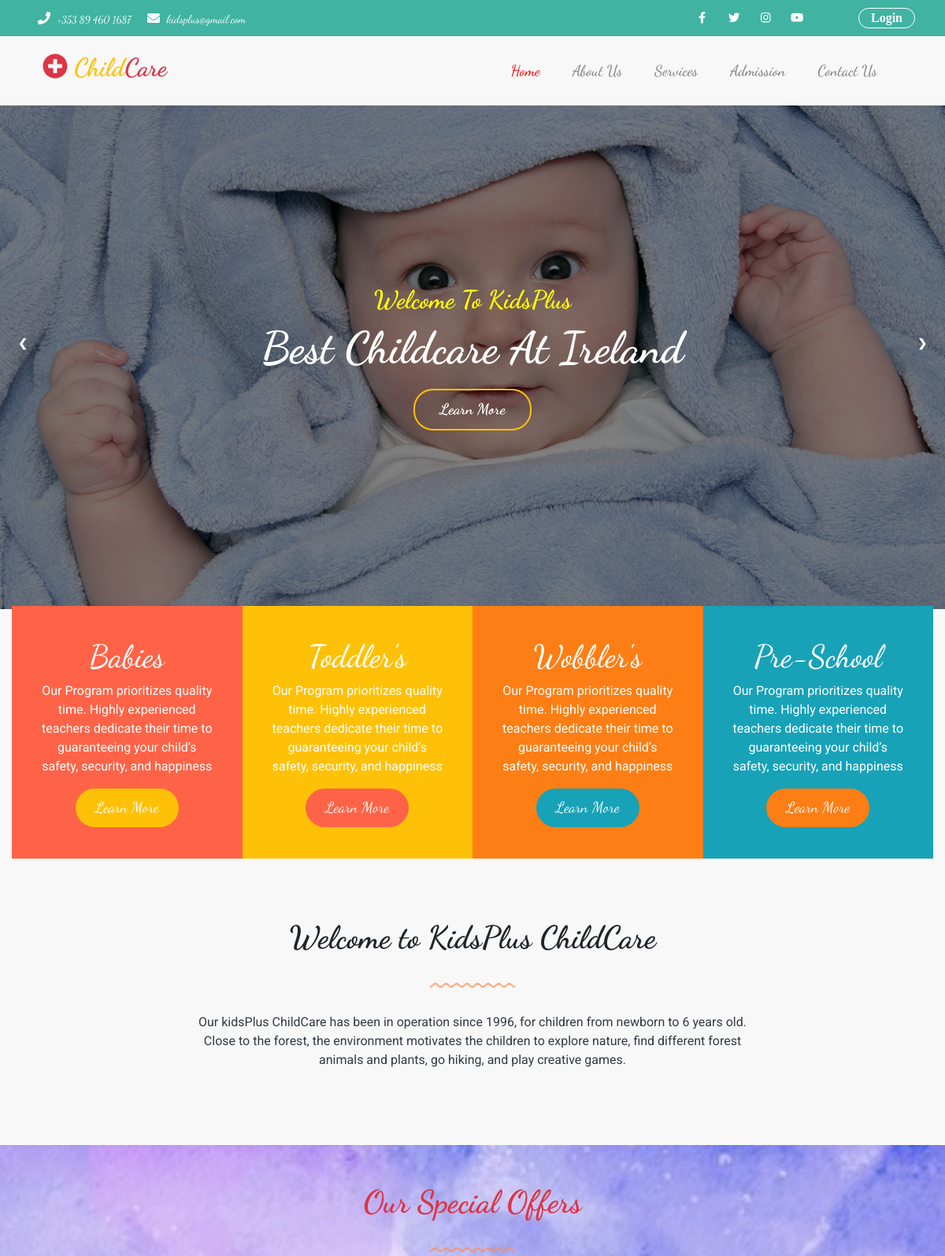
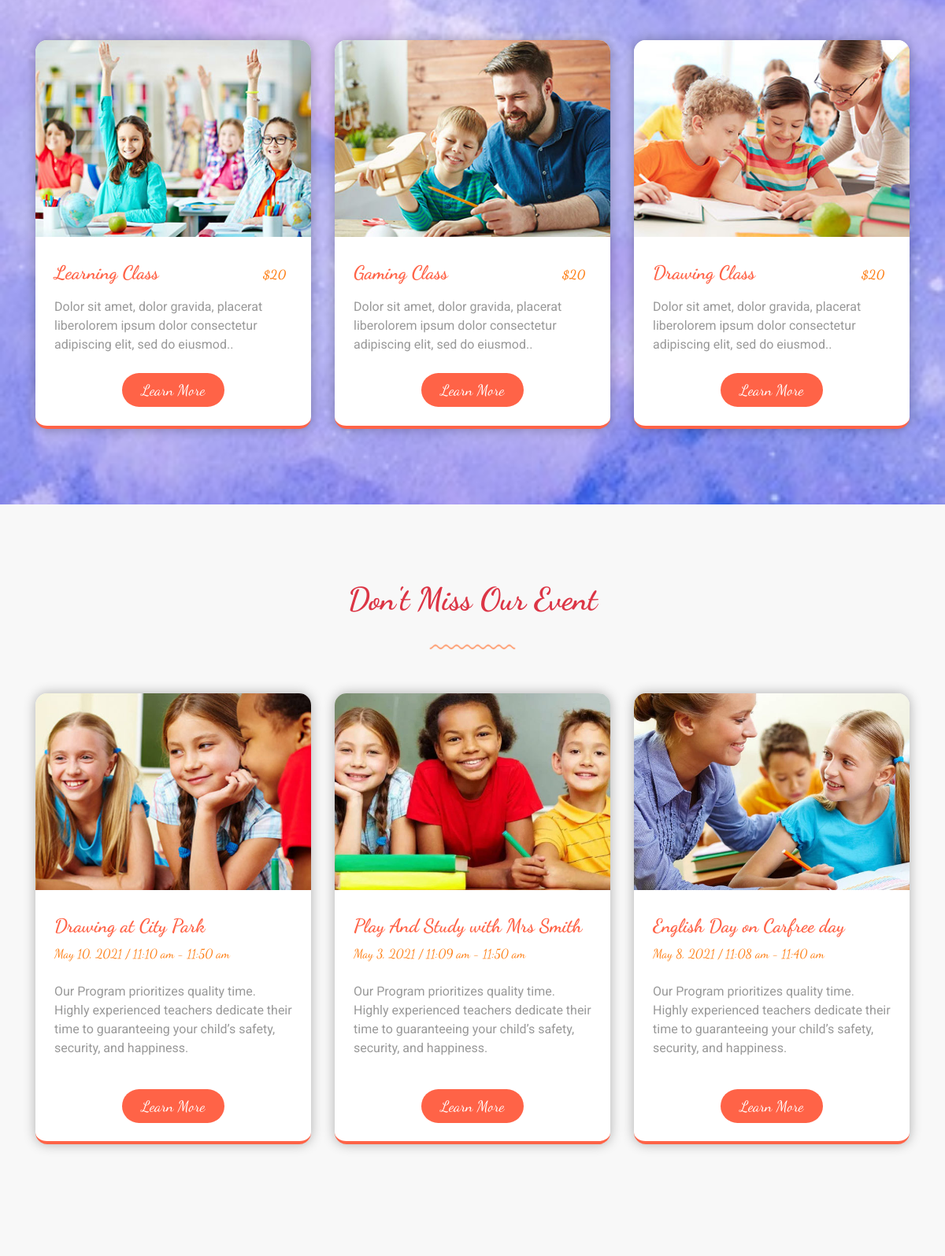
The page / (upper part) on the database its author committed (2 pictures, top to bottom).
### tables this page shows
CREATE TABLE `offer` (
  `id` int(16) NOT NULL,
  `title` varchar(255) NOT NULL,
  `price` int(11) NOT NULL,
  `description` varchar(255) NOT NULL,
  `image` varchar(255) NOT NULL
);

CREATE TABLE `child_event` (
  `id` int(16) NOT NULL,
  `title` varchar(255) NOT NULL,
  `event_date` date NOT NULL,
  `start_time` time NOT NULL,
  `end_time` time NOT NULL,
  `description` varchar(255) NOT NULL,
  `image` varchar(255) NOT NULL
);

### index.php (the view, shortened to what this page needs)
<?php
    require 'database/connection.php';
?>
<!DOCTYPE html>
<html lang="en">
<head>
    <link rel="stylesheet" href="https://maxcdn.bootstrapcdn.com/bootstrap/4.0.0/css/bootstrap.min.css">
    <link type="text/css" rel="stylesheet" href="assets/css/style.css">
    <link type="text/css" rel="stylesheet" href="assets/css/media.css">
    <link type="text/css" rel="stylesheet" href="assets/css/fontawesome.css">
</head>
<body>
<?php
    require 'header.php';
?>
<?php
    require 'banner.php';
?>
<section class="container-fluid room-section mt-3">
    <div class="room-items">
        <div class="room-item">
            <h1>Babies</h1>
            <p>Our Program prioritizes quality time. Highly experienced teachers dedicate their time to guaranteeing
                your child’s safety, security, and happiness</p>
            <a href="programs.html">Learn More</a>
        </div>
        <div class="room-item">
            <h1>Toddler's</h1>
            <p>Our Program prioritizes quality time. Highly experienced teachers dedicate their time to guaranteeing
                your child’s safety, security, and happiness</p>
            <a href="programs.html">Learn More</a>
        </div>
        <div class="room-item">
            <h1>Wobbler's</h1>
            <p>Our Program prioritizes quality time. Highly experienced teachers dedicate their time to guaranteeing
                your child’s safety, security, and happiness</p>
            <a href="programs.html">Learn More</a>
        </div>
        <div class="room-item">
            <h1>Pre-School</h1>
            <p>Our Program prioritizes quality time. Highly experienced teachers dedicate their time to guaranteeing
                your child’s safety, security, and happiness</p>
            <a href="programs.html">Learn More</a>
        </div>
    </div>
</section>
<section class="container-fluid welcome-section pt-5">
    <div class="container welcome-container mt-5">
        <div class="row welcome-row mb-5">
            <div class="col-sm-12 col-md-12 col-lg-8 welcome-item offset-lg-2">
                <div class="welcome-title text-center  w-100">
                    <h1 class="font-weight-bold">Welcome to KidsPlus ChildCare</h1>
                </div>
                <div class="welcome-divider text-center w-100 mt-4 mb-4">
                    <img src="../assets/images/line-dec-2.png" alt="">
                </div>
                <div class="welcome-message w-100 text-center mb-5">
                    <p class="text-dark">Our kidsPlus ChildCare has been in operation since 1996, for children from newborn to 6 years old. Close to the forest,
                        the environment motivates the children to explore nature,
                        find different forest animals and plants, go hiking, and play creative games.</p>
                </div>
            </div>
        </div>
    </div>
</section>
<section class="container-fluid offer-sec">
    <div class="container offer-container pt-5 pb-5">
        <div class="row heading-row  mb-5 ">
            <div class="col-sm-12 col-md-12 col-lg-12 offer-heading text-center">
                <h1 class="text-danger font-weight-bold text-center">Our Special Offers</h1>
                <div class="offer-hed-img mt-4">
                    <img src="assets/images/line-dec-2.png" alt="">
                </div>
            </div>
        </div>
        <div class="row offer-row">
             <?php
                    $query = "SELECT * FROM offer ORDER BY id DESC LIMIT 3";
                    $execute_query = mysqli_query($connection, $query);
                    if(mysqli_num_rows($execute_query) > 0){
                         while($row = mysqli_fetch_assoc($execute_query)){
            ?>
            <div class="col-sm-12 col-md-12 col-lg-4 offer-items mb-5">
                <div class="offer-item">
                    <div class="offer-image">
                        <img src="assets/upload/<?php echo $row['image']; ?>" alt="">
                    </div>
                    <div class="offer-title p-4 mt-2 d-flex justify-content-between flex-row">
                        <h4 class="font-weight-bold"><?php echo $row['title']; ?></h4>
                        <span class="mr-2 mt-1 font-weight-bold ">$<?php echo $row['price']; ?></span>
                    </div>
                    <div class="offer-des p-2 pl-4">
                        <p><?php echo chunk_split(substr($row['description'], 0, 300), strlen($row['description']), ".");?></p>
                    </div>
                    <div class="offer-btn text-center pt-2 ">
                        <a href="programs.html">Learn More</a>
                    </div>
                </div>
            </div>
            <?php
                     }
                    }
            ?>
        </div>
    </div>
</section>
<section class="container-fluid event-section pt-5 pb-5 ">
    <div class="container pt-5 pb-5 event-container">
        <div class="row heading-row  mb-5 ">
            <div class="col-sm-12 col-md-12 col-lg-12 event-heading text-center">
                <h1 class="text-danger font-weight-bold">Don't Miss Our Event</h1>
                <div class="event-hed-img mt-4">
                    <img src="assets/images/line-dec-2.png" alt="">
                </div>
            </div>
        </div>
        <div class="row event-row">
              <?php
                    $query = "SELECT * FROM child_event ORDER BY id DESC LIMIT 3";
                    $execute_query = mysqli_query($connection, $query);
                    if(mysqli_num_rows($execute_query) > 0){
                         while($row = mysqli_fetch_assoc($execute_query)){
                            $date = strtotime($row['event_date']);
                            $month = date("F", $date);
                            $day = date("j", $date);
                            $year = date("Y", $date);
            ?>
            <div class="col-sm-12 col-md-12 col-lg-4 mb-5 event-items">
                <div class="event-item">
                    <div class="event-image">
                        <img src="assets/upload/<?php echo $row['image']; ?>" alt="">
                    </div>
                    <div class="event-title  p-4 mt-2">
                        <h4 class="font-weight-bold"><?php echo $row['title']; ?></h4>
                        <span class="event-date-time"><?php echo $month." ".$day.", ".$year; ?> / <?php echo substr($row['start_time'], 0, 5); ?> am - <?php echo substr($row['end_time'], 0, 5); ?> am</span>
                    </div>
                    <div class="event-des p-4 ">
                        <p><?php echo chunk_split(substr($row['description'], 0, 300), strlen($row['description']), ".");?></p>
                    </div>
                    <div class="event-btn text-center pt-2">
                        <a href="programs.html">Learn More</a>
                    </div>
                </div>
            </div>
            <?php
                     }
                    }
            ?>
        </div>
    </div>
</section>
<?php require 'footer.php';?>
</body>
</html>

### assets/css/style.css (style rules this page uses)
:root { --body-background : #f8f8f8; --header-background: #41b3a3; --white: #fff; --black:#000; --blue : #005cbf; --red : #ff0004; --orange:#fd7e14; --sky:#17a2b8; --aqua:#41b3a3; --tomato:#FF6347; --tan:#D7B98C; --yellow:#FFFF00; --warning: #ffc107; --darkgray:#999999; --smoke:#E8E8E8; }
body { background-color: var(--body-background); position: relative; margin: 0px; padding: 0px; box-sizing: border-box; font-family: 'Roboto', sans-serif !important; }
section h1, h2, h3, h4, a, span { font-family: 'Dancing Script', cursive; }
section a { font-size: 1.2em; }
.room-section, .offer-sec { width: 100%; position: relative; }
.room-items { display: flex; flex-direction: row; justify-content: center; position: relative; }
.room-item { padding: 40px 35px; box-sizing: border-box; text-align: center; margin: -20px 0px; z-index: 100; }
.room-item:nth-child(1) { background-color: var(--tomato); }
.room-item:nth-child(2) { background-color: var(--warning); }
.room-item:nth-child(3) { background-color: var(--orange); }
.room-item:nth-child(4) { background-color: var(--sky); }
.room-item h1, p, a { color: var(--white); }
.room-item a { display: inline-block; padding: 10px 25px; border-radius: 25px; text-decoration: none; }
.room-item:nth-child(1) a { background-color: var(--warning); }
.room-item:nth-child(2) a { background-color: var(--tomato); }
.room-item:nth-child(3) a { background-color: var(--sky); }
.room-item:nth-child(4) a { background-color: var(--orange); }
.room-item a { color: var(--white); }
.event-item, .offer-item, .activity-item { border-radius: 15px; overflow: hidden; box-shadow: 0px 0px 15px rgba(0,0,0,0.3); border-bottom: 4px solid var(--tomato); padding-bottom: 30px; box-sizing: border-box; background-color: var(--white); }
.event-image, .offer-image, .activity-image { width: 100%; height: 250px; overflow: hidden; }
.event-image img, .offer-image img, .activity-image img { object-position: center; object-fit: cover; width: 100% !important; height: 100%; }
.event-title, .offer-title, .activity-title { color:var(--tomato); padding-bottom: 0px!important; }
.event-title span, .offer-title span { color: var(--orange); }
.event-des p, .offer-des p, .activity-des p, .program-des p, .class-time span, .activity-time span { color:var(--darkgray); word-break:break-word; }
.event-btn a, .offer-btn a, .program-btn a, .activity-btn a { padding:10px 25px; background-color: var(--tomato); color:var(--white); text-decoration: none; border-radius: 25px; }
.offer-sec { background-image:url("../images/activites-banner-2.jpg"); background-repeat: no-repeat; background-position: center; background-size: cover; }

### rows shown on the page
offer: image (picture), title "Learning Class", price "20", description "Dolor sit amet, dolor gravida, placerat liberolorem ipsum dolor consectetur adipiscing elit, sed do eiusmod.."
offer: image (picture), title "Gaming Class", price "20", description "Dolor sit amet, dolor gravida, placerat liberolorem ipsum dolor consectetur adipiscing elit, sed do eiusmod.."
offer: image (picture), title "Drawing Class", price "20", description "Dolor sit amet, dolor gravida, placerat liberolorem ipsum dolor consectetur adipiscing elit, sed do eiusmod.."
child_event: image (picture), title "Drawing at City Park", event_date "May", event_date "10", event_date "2021", start_time "11:10", end_time "11:50", description "Our Program prioritizes quality time. Highly experienced teachers dedicate their time to guaranteeing your child’s safety, security, and happiness."
child_event: image (picture), title "Play And Study with Mrs Smith", event_date "May", event_date "3", event_date "2021", start_time "11:09", end_time "11:50", description "Our Program prioritizes quality time. Highly experienced teachers dedicate their time to guaranteeing your child’s safety, security, and happiness."
child_event: image (picture), title "English Day on Carfree day", event_date "May", event_date "8", event_date "2021", start_time "11:08", end_time "11:40", description "Our Program prioritizes quality time. Highly experienced teachers dedicate their time to guaranteeing your child’s safety, security, and happiness."
